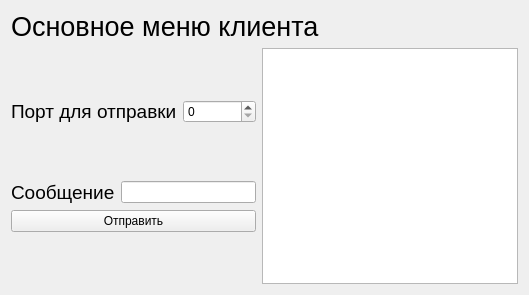
<?xml version="1.0" encoding="UTF-8"?>
<ui version="4.0">
 <class>MainWindow</class>
 <widget class="QWidget" name="MainWindow">
  <property name="geometry">
   <rect>
    <x>0</x>
    <y>0</y>
    <width>529</width>
    <height>295</height>
   </rect>
  </property>
  <property name="windowTitle">
   <string>Form</string>
  </property>
  <layout class="QGridLayout" name="gridLayout_5">
   <item row="0" column="0" colspan="2">
    <widget class="QLabel" name="main_window_label">
     <property name="text">
      <string>&lt;html&gt;&lt;head/&gt;&lt;body&gt;&lt;p&gt;&lt;span style=&quot; font-size:20pt;&quot;&gt;Основное меню клиента&lt;/span&gt;&lt;/p&gt;&lt;/body&gt;&lt;/html&gt;</string>
     </property>
    </widget>
   </item>
   <item row="1" column="0">
    <layout class="QGridLayout" name="gridLayout_4">
     <item row="0" column="0">
      <layout class="QGridLayout" name="gridLayout">
       <item row="0" column="0">
        <widget class="QLabel" name="send_port_label">
         <property name="text">
          <string>&lt;html&gt;&lt;head/&gt;&lt;body&gt;&lt;p&gt;&lt;span style=&quot; font-size:14pt;&quot;&gt;Порт для отправки&lt;/span&gt;&lt;/p&gt;&lt;/body&gt;&lt;/html&gt;</string>
         </property>
        </widget>
       </item>
       <item row="0" column="1">
        <widget class="QSpinBox" name="send_port">
         <property name="maximum">
          <number>9999</number>
         </property>
        </widget>
       </item>
      </layout>
     </item>
     <item row="1" column="0">
      <layout class="QGridLayout" name="gridLayout_3">
       <item row="0" column="0">
        <layout class="QGridLayout" name="gridLayout_2">
         <item row="0" column="0">
          <widget class="QLabel" name="send_msg_label">
           <property name="text">
            <string>&lt;html&gt;&lt;head/&gt;&lt;body&gt;&lt;p&gt;&lt;span style=&quot; font-size:14pt;&quot;&gt;Сообщение&lt;/span&gt;&lt;/p&gt;&lt;/body&gt;&lt;/html&gt;</string>
           </property>
          </widget>
         </item>
         <item row="0" column="1">
          <widget class="QLineEdit" name="send_message"/>
         </item>
        </layout>
       </item>
       <item row="1" column="0">
        <widget class="QPushButton" name="send">
         <property name="text">
          <string>Отправить</string>
         </property>
        </widget>
       </item>
      </layout>
     </item>
    </layout>
   </item>
   <item row="1" column="1">
    <widget class="QListWidget" name="message_win"/>
   </item>
  </layout>
 </widget>
 <resources/>
 <connections/>
</ui>
